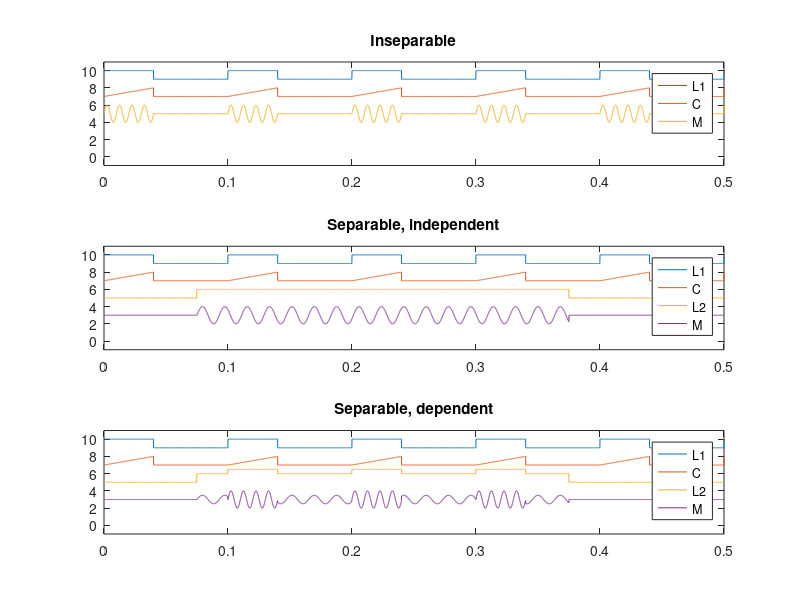

Reproduce this figure in MATLAB.
%% Inseparable case

% Latent dynamics (L1)
close all
xx = 0:1/1e4:0.5;
L1 = square(2*pi*10*xx,40);
L1(L1==-1) = 0;

onIX = (L1==1);
start = []; 
stop = 1;
for ii = 1:(length(onIX)-1)
    if onIX(ii) && ~onIX(ii+1)
        start = [start,ii];
    elseif ~onIX(ii) && onIX(ii+1)
        stop = [stop,ii];
    end
end


cog = L1;
motIn = L1;
for ss = 1:length(start)
    ix1 = stop(ss);
    ix2 = start(ss);

    % Cognitive process (C)
    dur = linspace(0,1,length(ix1:ix2));
    cog(ix1:ix2) = dur;

    % Motor process (M)
    Fr = 25;        % Change this param to alter frequency of sine wave in "on" periods of motor process
    len = linspace(0,Fr,length(dur));
    motIn(ix1:ix2) = sin(len);
end

subplot(3,1,1)
plot(xx,L1+9); hold on;
plot(xx,cog+7)
plot(xx,motIn+5)
ylim([-1 11])
legend('L1','C','M')
title('Inseparable')

clearvars -except xx cog mot L1
%% Separable and independent

% Generate L2
L2 = zeros(1,length(L1));
startPct = 0.15;            % How far into the trace you want L2 to "turn on"
stopPct = 0.75;             % How far into the trace you want L2 to "turn off"
startIX = floor(startPct*length(L2));
stopIX = floor(stopPct*length(L2));
L2(startIX:stopIX) = 1;

clearvars -except xx cog mot L1 L2

motInd = L2;
onIX = find(L2==1);
startIX = onIX(1);
stopIX = onIX(end);
dur = linspace(0,1,length(startIX:stopIX));

% Motor process (M)
Fr = 104.5;        % Change this param to alter frequency of sine wave in "on" periods of motor process
len = linspace(0,Fr,length(dur));
motInd(startIX:stopIX) = sin(len);


subplot(3,1,2)
plot(xx,L1+9); hold on;
plot(xx,cog+7)
plot(xx,L2+5)
plot(xx,motInd+3)
ylim([-1 11])
legend('L1','C','L2','M')
title('Separable, independent')

clearvars -except xx cog mot L1 L2 motInd

%% Separable and dependent

L2dep = L2;

onIX = find(L2==1);
startIX = onIX(1);
stopIX = onIX(end);
dur = linspace(0,1,length(startIX:stopIX));

motDep = motInd;
Fr = 104.5;        % Change this param to alter frequency of sine wave in "on" periods of motor process
len = linspace(0,Fr,length(dur));
motDep(startIX:stopIX) = 0.5*sin(len);
clear dur

onL1 = (L1==1);
start = []; 
stop = 1;
for ii = 1:(length(onL1)-1)
    if onL1(ii) && ~onL1(ii+1)
        start = [start,ii];
    elseif ~onL1(ii) && onL1(ii+1)
        stop = [stop,ii];
    end
end


for ss = 1:length(start)
    ix1 = stop(ss);
    ix2 = start(ss);

    % Generate L2
    L2dep(ix1:ix2) = 0.5+L2dep(ix1:ix2);

    % Generate Motor process (M)
    dur = ix1:ix2;
    Fr = 25;        % Change this param to alter frequency of sine wave in "on" periods of motor process
    len = linspace(0,Fr,length(dur));
    motDep(ix1:ix2) = sin(len);
    
end

L2dep(L2==0) = 0;
motDep(L2==0) = 0;


% motInd = L2;
% onIX = find(L2==1);
% startIX = onIX(1);
% stopIX = onIX(end);
% dur = linspace(0,1,length(startIX:stopIX));
% 
% % Motor process (M)
% Fr = 104.5;        % Change this param to alter frequency of sine wave in "on" periods of motor process
% len = linspace(0,Fr,length(dur));
% motInd(startIX:stopIX) = sin(len);


subplot(3,1,3)
plot(xx,L1+9); hold on;
plot(xx,cog+7)
plot(xx,L2dep+5)
plot(xx,motDep+3)
ylim([-1 11])
legend('L1','C','L2','M')
title('Separable, dependent')

